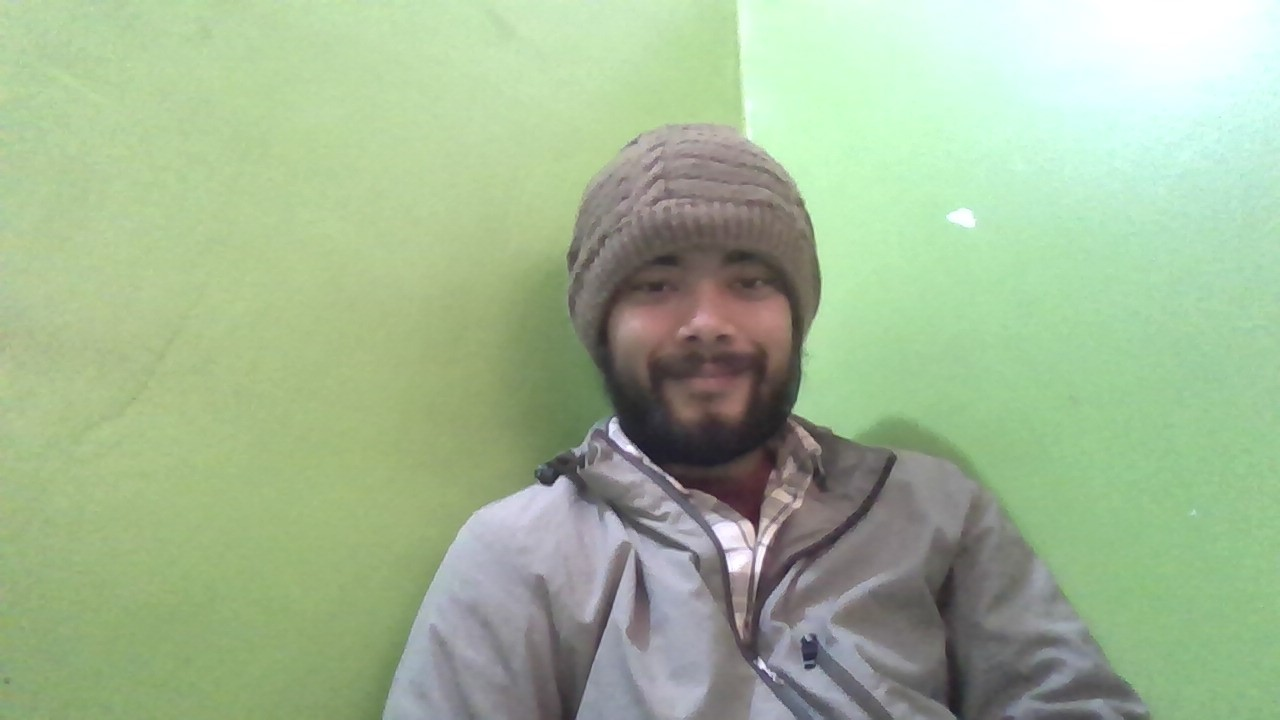
#> input picture hero.jpg, 1280 x 720 px
$ python mouseEvent.py
#> lines starting #> are read from the running program, lines starting #| are printed output that depends on the picture; after the words box and inside, x2 and y2 are one past the last pixel; in counts of white or black regions, pixels touching at a corner belong together
import cv2
'''img=cv2.imread('hero.jpg')

def click_mouse_events(event,a,b,flags,params):
    font=cv2.FONT_HERSHEY_COMPLEX
    if event == cv2.EVENT_LBUTTONDOWN:
        cv2.putText(img,str(a)+','+str(b),(a,b),font,2,(0,0,255),3)
        cv2.imshow('image',img)

cv2.imshow('image',img)
cv2.waitKey(0)
cv2.setMouseCallback('image',click_mouse_events)
cv2.destroyAllWindows()'''

'''import cv2
img=cv2.imread('hero.jpg')
_,thresh_binary=cv2.threshold(img,200,255,cv2.THRESH_BINARY)
#thresh_binary matra haina,inverse_binary,trunc,t0Zero,inversetozero
cv2.imshow('original',img)
cv2.imshow('thresh_binary',thresh_binary)
cv2.waitKey(0)
cv2.destroyAllWindows()'''

'''import matplotlib.pyplot as plt
img=cv2.imread('hero.jpg')
cv2.imshow('hero',img)
plt.imshow(img)
plt.show()
cv2.waitKey(0)'''

'''-----------------------------ADAPTIVE THRESHOLDING-------------------------------------------'''
img=cv2.imread('hero.jpg',0)
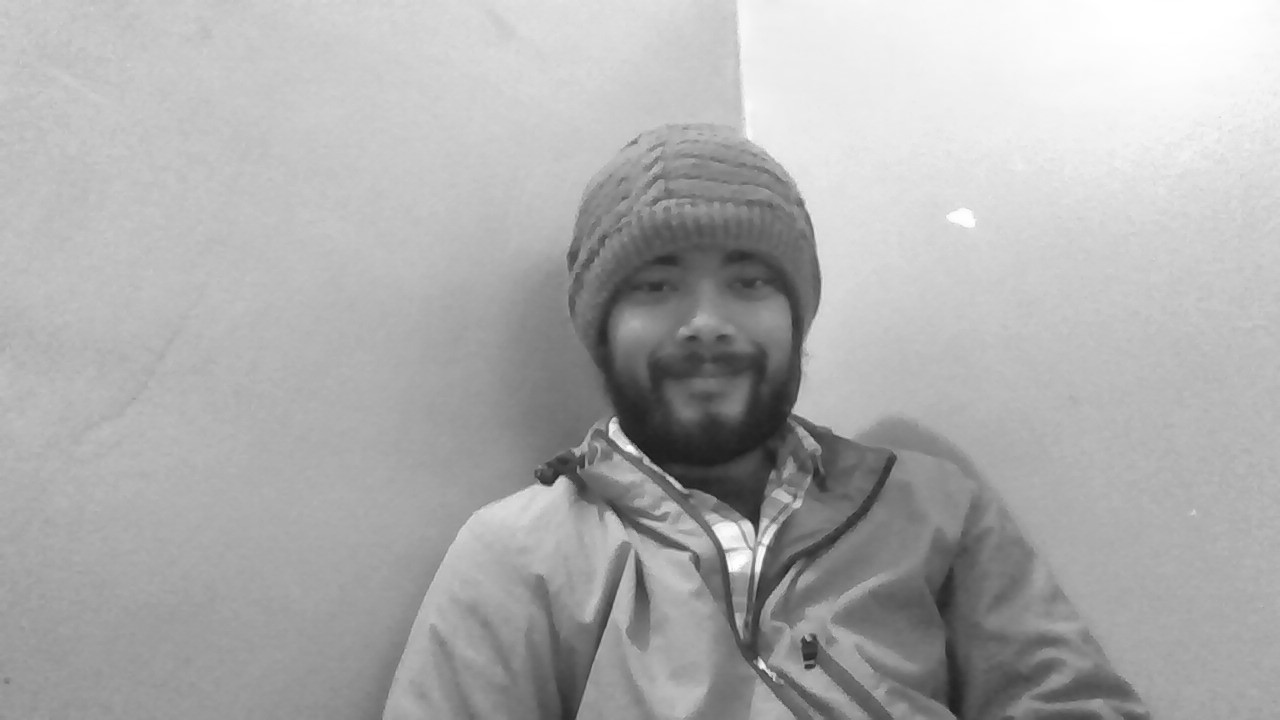
#> img: shape (720, 1280); min 23, max 255, mean 173.5
adaptive_threshold=cv2.adaptiveThreshold(img,255,cv2.ADAPTIVE_THRESH_MEAN_C,cv2.THRESH_BINARY,13,2)
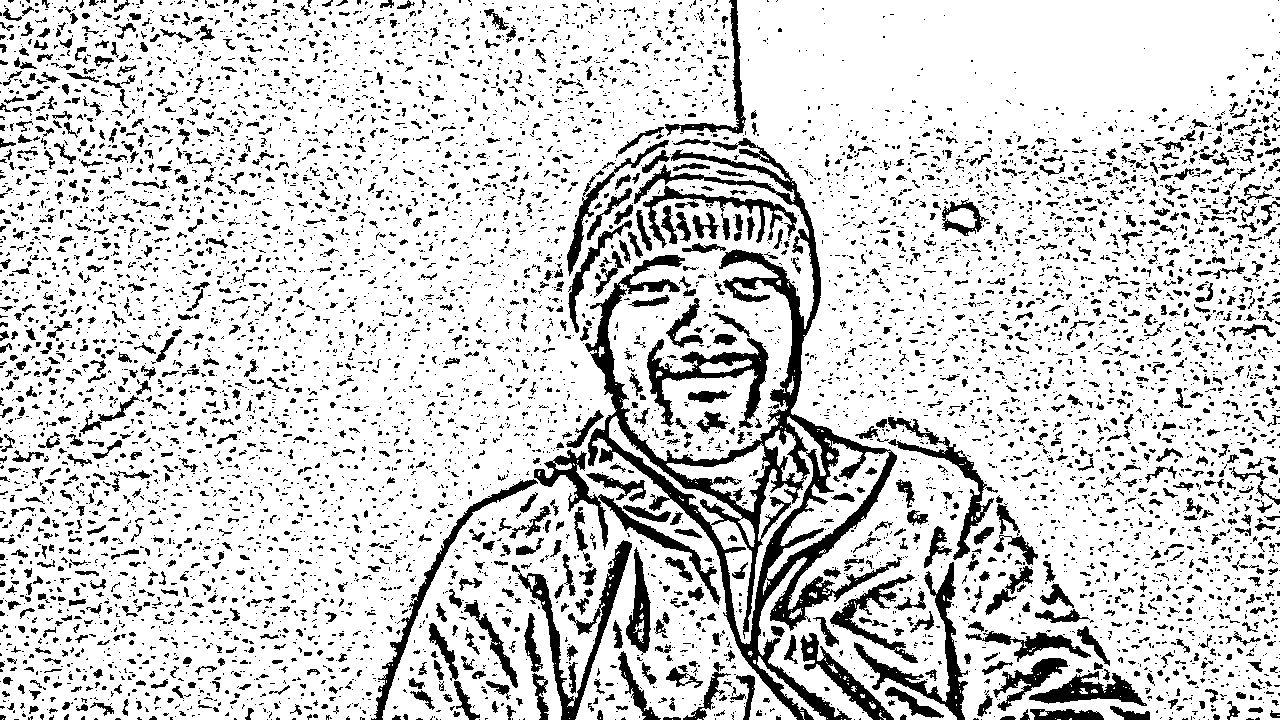
#> adaptive_threshold: shape (720, 1280); 81.9% white; 7551 black regions (5995 under 20 px), largest, box (x1, y1, x2, y2) and area: (585, 138, 902, 720) 27368, (512, 540, 632, 720) 3334, (647, 338, 769, 428) 3015
cv2.imshow('original',img)
cv2.imshow('adaptive',adaptive_threshold)
cv2.waitKey(0)

$ run again, with car.jpg copied over hero.jpg
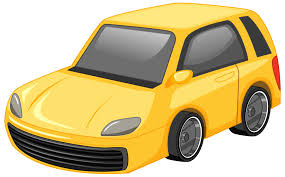
#> input picture car.jpg, 285 x 177 px
#> `img=cv2.imread('hero.jpg',0)`:
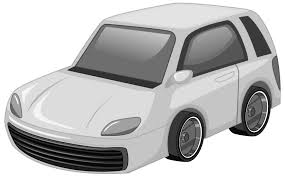
#> img: shape (177, 285); min 0, max 255, mean 188
#> `adaptive_threshold=cv2.adaptiveThreshold(img,255,cv2.ADAPTIVE_THRESH_M..`:
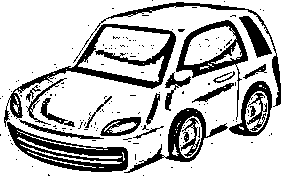
#> adaptive_threshold: shape (177, 285); 75.7% white; 168 black regions (145 under 20 px), largest, box (x1, y1, x2, y2) and area: (4, 24, 176, 127) 2370, (7, 122, 128, 172) 2145, (176, 20, 248, 120) 1342
